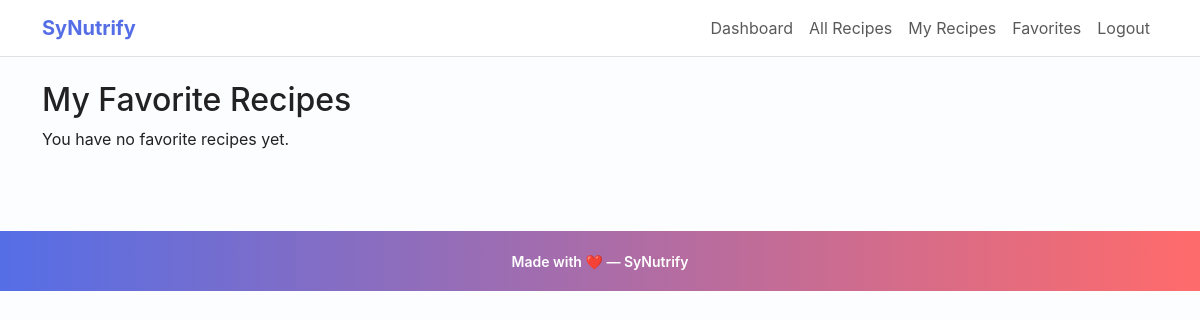
The app's page /favorites (signed in), older data.
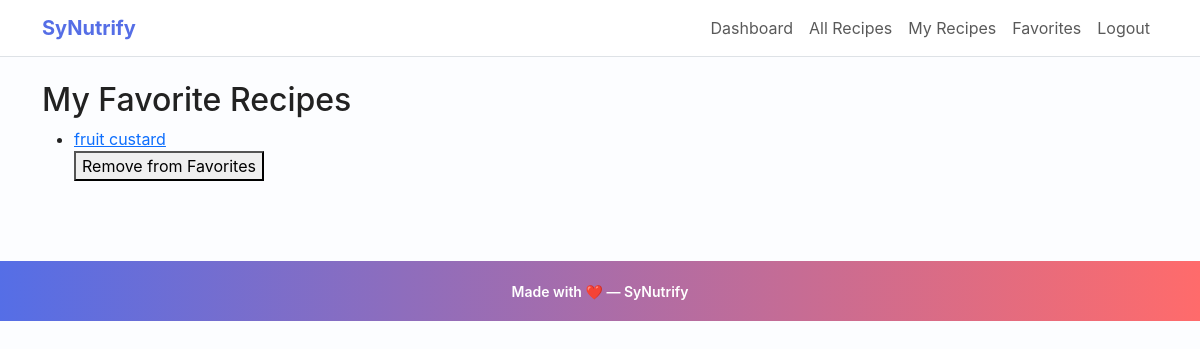
The same page, newer data.
### app.py (models this page shows)
class Favorite(db.Model):
    id = db.Column(db.Integer, primary_key=True)
    user_id = db.Column(db.Integer, db.ForeignKey("user.id"), nullable=False)
    recipe_id = db.Column(db.Integer, db.ForeignKey("recipe.id"), nullable=False)
    user = db.relationship("User", backref="favorites")
    recipe = db.relationship("Recipe", backref="favorited_by")

class Recipe(db.Model):
    id = db.Column(db.Integer, primary_key=True)
    title = db.Column(db.String(150), nullable=False)
    image_url = db.Column(db.String(300))        # New: for recipe image
    ingredients = db.Column(db.Text, nullable=False)
    calories = db.Column(db.Float)
    proteins = db.Column(db.Float)
    fats = db.Column(db.Float)
    carbs = db.Column(db.Float)
    fibers = db.Column(db.Float)
    instructions = db.Column(db.Text, nullable=False)
    youtube_url = db.Column(db.String(300))
    user_id = db.Column(db.Integer, db.ForeignKey("user.id"), nullable=False)
    ratings = db.relationship("Rating", backref="recipe", lazy=True)
    comments = db.relationship("Comment", backref="recipe", lazy=True)

### app.py (the view)
@app.route("/favorites")
@login_required
def favorites():
    favs = Favorite.query.filter_by(user_id=current_user.id).all()
    return render_template("favorites.html", favorites=favs)

### app.py (called while the page is built)
@login_manager.user_loader
def load_user(user_id):
    return User.query.get(int(user_id))

### templates/favorites.html
{% extends "base.html" %}
{% block content %}
<h2>My Favorite Recipes</h2>
{% if favorites %}
  <ul>
    {% for fav in favorites %}
      <li>
        <a href="{{ url_for('recipe_detail', recipe_id=fav.recipe.id) }}">
          {{ fav.recipe.title }}
        </a>
        <form method="post" action="{{ url_for('favorite_recipe', recipe_id=fav.recipe.id) }}">
          <button type="submit">Remove from Favorites</button>
        </form>
      </li>
    {% endfor %}
  </ul>
{% else %}
  <p>You have no favorite recipes yet.</p>
{% endif %}
{% endblock %}

### templates/base.html (shortened to what this page needs)
<!doctype html>
<html lang="en">
  <head>
    <link href="https://cdn.jsdelivr.net/npm/bootstrap@5.3.0/dist/css/bootstrap.min.css" rel="stylesheet">
    <link rel="stylesheet" href="{{ url_for('static', filename='css/style.css') }}">
  </head>
  <body>
    <nav class="navbar navbar-expand-lg navbar-light bg-white border-bottom">
      <div class="container">
  <a class="navbar-brand" href="{{ url_for('index') }}">SyNutrify</a>
        <div class="collapse navbar-collapse" id="navCollapse">
          <ul class="navbar-nav ms-auto">
            {% if current_user.is_authenticated %}
              <li class="nav-item"><a class="nav-link" href="{{ url_for('dashboard') }}">Dashboard</a></li>
              <li class="nav-item"><a class="nav-link" href="{{ url_for('recipes') }}">All Recipes</a></li>
              <li class="nav-item"><a class="nav-link" href="{{ url_for('my_recipes') }}">My Recipes</a></li>
              <li class="nav-item"><a class="nav-link" href="{{ url_for('favorites') }}">Favorites</a></li>
              <li class="nav-item"><a class="nav-link" href="{{ url_for('logout') }}">Logout</a></li>
            {% else %}
              <li class="nav-item"><a class="nav-link" href="{{ url_for('login') }}">Login</a></li>
              <li class="nav-item"><a class="nav-link" href="{{ url_for('register') }}">Register</a></li>
            {% endif %}
          </ul>
        </div>
      </div>
    </nav>
    <div class="container py-4">
      {% block content %}{% endblock %}
    </div>
    <footer class="footer">
      <div class="container">
  <small>Made with ❤️ — SyNutrify</small>
      </div>
    </footer>
  </body>
</html>

### static/css/style.css (style rules this page uses)
body { background-color: #f7f8fb; color: #333; }
.navbar-brand { font-weight: 700; }
.footer { margin-top:40px; padding:20px 0; text-align:center; color:#777; }
:root { --primary:#ff6b6b; --accent:#556ee6; --muted:#6c757d; --card-bg:#ffffff; --page-bg:#fcfdff; }
body { background-color: var(--page-bg); color: #222; font-family: Inter, system-ui, -apple-system, 'Segoe UI', Roboto, 'Helvetica Neue', Arial; }
.navbar-brand { font-weight: 700; color: var(--accent) !important; }
.footer { margin-top:40px; padding:18px 0; text-align:center; color:#fff; background: linear-gradient(90deg,var(--accent), var(--primary)); }
.footer small { font-weight:600; }

Row changes from the older to the newer data that the page shows:
added Favorite: recipe "fruit custard"
Text that changed along with them:
text no longer shown: "You have no favorite recipes yet."
